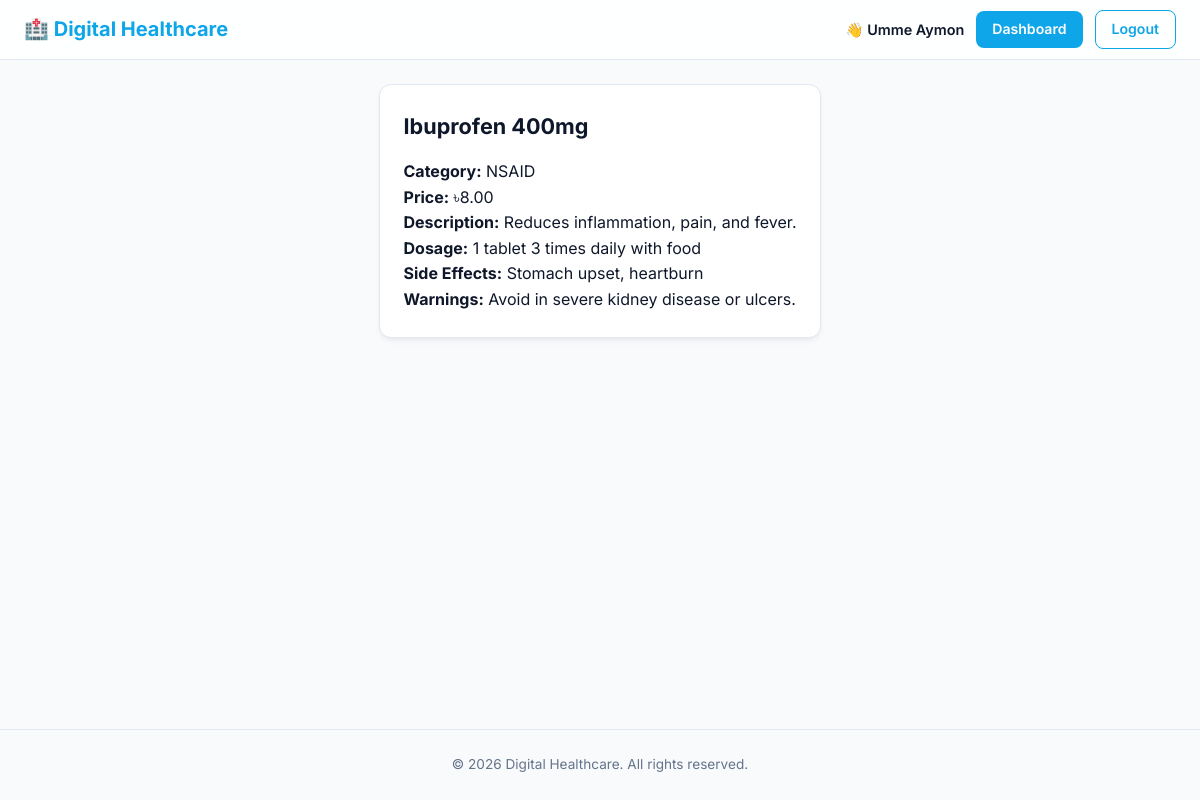
The page /medicine_details.php?id=3 (signed in) on the database its author committed.
### tables this page shows
CREATE TABLE IF NOT EXISTS medicines (
    id INT AUTO_INCREMENT PRIMARY KEY,
    name VARCHAR(100),
    category VARCHAR(50),
    price DECIMAL(10,2),
    description TEXT,
    side_effects TEXT,
    dosage_instructions TEXT,
    warnings TEXT
);

### medicine_details.php (the view, shortened to what this page needs)
<?php
require_once '../../config/database.php';
$id = (int)$_GET['id'];
$stmt = $conn->prepare("SELECT * FROM medicines WHERE id = ?");
$stmt->bind_param("i", $id);
$stmt->execute();
$med = $stmt->get_result()->fetch_assoc();
include '../../includes/header.php';
?>
<div class="card">
    <h2><?= htmlspecialchars($med['name']) ?></h2>
    <p><strong>Category:</strong> <?= $med['category'] ?></p>
    <p><strong>Price:</strong> ৳<?= $med['price'] ?></p>
    <p><strong>Description:</strong> <?= nl2br(htmlspecialchars($med['description'])) ?></p>
    <?php if($med['dosage_instructions']): ?><p><strong>Dosage:</strong> <?= nl2br(htmlspecialchars($med['dosage_instructions'])) ?></p><?php endif; ?>
    <?php if($med['side_effects']): ?><p><strong>Side Effects:</strong> <?= nl2br(htmlspecialchars($med['side_effects'])) ?></p><?php endif; ?>
    <?php if($med['warnings']): ?><p><strong>Warnings:</strong> <?= nl2br(htmlspecialchars($med['warnings'])) ?></p><?php endif; ?>
</div>
<?php include '../../includes/footer.php'; ?>

### style.css (style rules this page uses)
:root { --primary: #0ea5e9; --primary-hover: #0284c7; --primary-light: #e0f2fe; --bg: #f8fafc; --card: #ffffff; --text: #0f172a; --text-muted: #64748b; --border: #e2e8f0; --shadow: 0 4px 6px -1px rgb(0 0 0 / 0.05), 0 2px 4px -2px rgb(0 0 0 / 0.05); --shadow-hover: 0 10px 15px -3px rgb(0 0 0 / 0.05), 0 4px 6px -4px rgb(0 0 0 / 0.05); --radius: 12px; --radius-sm: 8px; }
* { box-sizing: border-box; margin: 0; padding: 0; }
html { scroll-behavior: smooth; }
body { min-height: 100vh; display: flex; flex-direction: column; min-height: 100vh; display: flex; flex-direction: column; font-family: 'Inter', system-ui, -apple-system, sans-serif; background: var(--bg); color: var(--text); line-height: 1.6; transition: background-color 0.3s ease, color 0.3s ease; }
.card, .request-card, .consultation-card, .prescription-card, .auth-card, .doctor-card { background: var(--card); border: 1px solid var(--border); border-radius: var(--radius); padding: 24px; margin-bottom: 20px; box-shadow: var(--shadow); transition: transform 0.2s ease, box-shadow 0.2s ease; }
.card h2, .auth-card h2 { font-size: 1.35rem; font-weight: 700; margin-bottom: 16px; color: var(--text); }

### rows shown on the page
medicines: name "Ibuprofen 400mg", category "NSAID", price "8.00", description "Reduces inflammation, pain, and fever.", dosage_instructions "1 tablet 3 times daily with food", side_effects "Stomach upset, heartburn", warnings "Avoid in severe kidney disease or ulcers."

### other values the page prints
$_SESSION['name'] "Umme Aymon"
